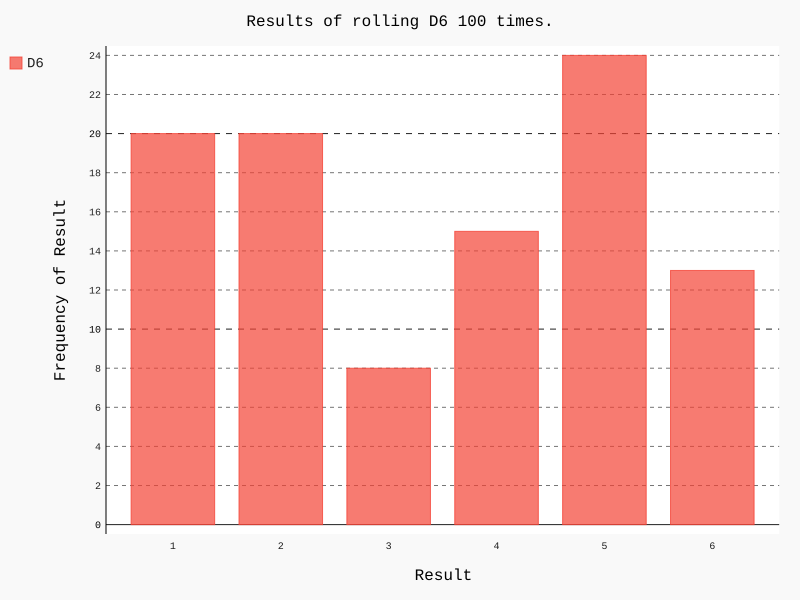

This figure's Python source:
import pygal

from data.die import Die

die = Die()

results = []
for roll_num in range(100):
    result = die.roll()
    results.append(result)
print(results)

frequencies = []
for value in range(1, die.num_sides + 1):
    frequency = results.count(value)
    frequencies.append(frequency)

print(frequencies)

hist = pygal.Bar()
hist.title = "Results of rolling D6 100 times."
hist.x_labels = ['1', '2', '3', '4', '5', '6']
hist.x_title = "Result"
hist.y_title = "Frequency of Result"

hist.add('D6', frequencies)
hist.render_to_file('die_visual.svg')
